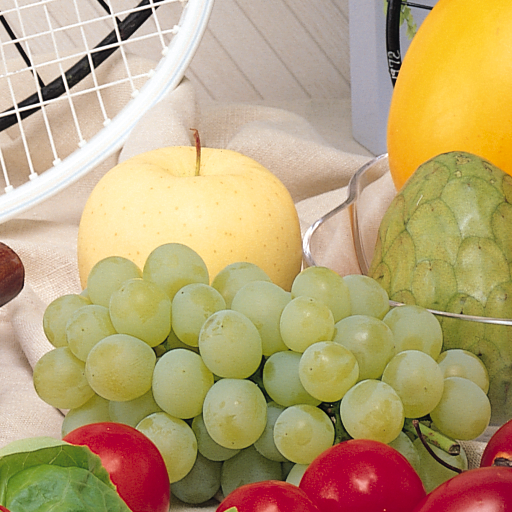
#> input picture LAB_4/Arithematic/fruits.png, 512 x 512 px
$ python arithematic.py
#> lines starting #> are read from the running program, lines starting #| are printed output that depends on the picture
import cv2
import numpy as np

# Load two images (same size)
img1 = cv2.imread('fruits.png')
#> img1 is the input picture: shape (512, 512, 3); mean B, G, R 118.3, 163.3, 185.5
img2 = cv2.imread('veges.png')
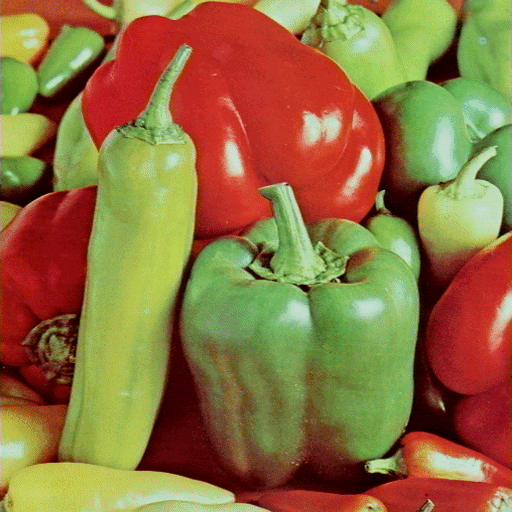
#> input picture LAB_4/Arithematic/veges.png, 512 x 512 px
#> img2 is the input picture: shape (512, 512, 3); mean B, G, R 63.2, 112.4, 143.6

# Ensure both images are same size
img2 = cv2.resize(img2, (img1.shape[1], img1.shape[0]))

# Addition
added = np.clip(img1 + img2, 0, 255).astype(np.uint8)
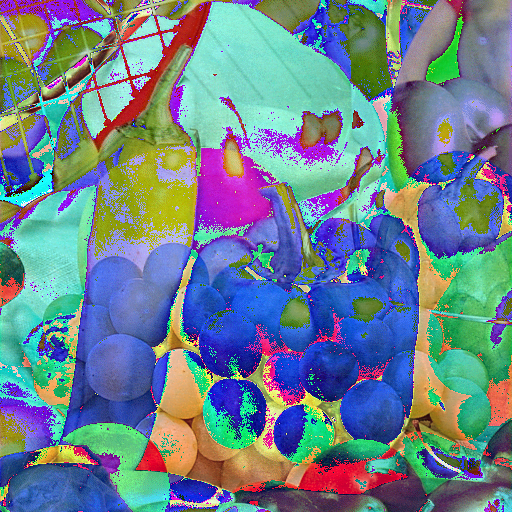
#> added: shape (512, 512, 3); mean B, G, R 143, 129.2, 107.3
cv2.imwrite("added.jpg",added)

# Subtraction
subtracted = np.clip(img1 - img2, 0, 255).astype(np.uint8)
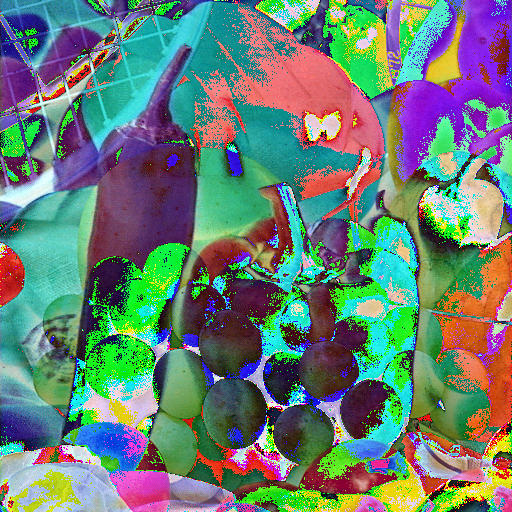
#> subtracted: shape (512, 512, 3); mean B, G, R 116.8, 126.8, 104.5
cv2.imwrite("sub.jpg",subtracted)

# Multiplication
multiplied = np.clip(img1 * img2, 0, 255).astype(np.uint8)
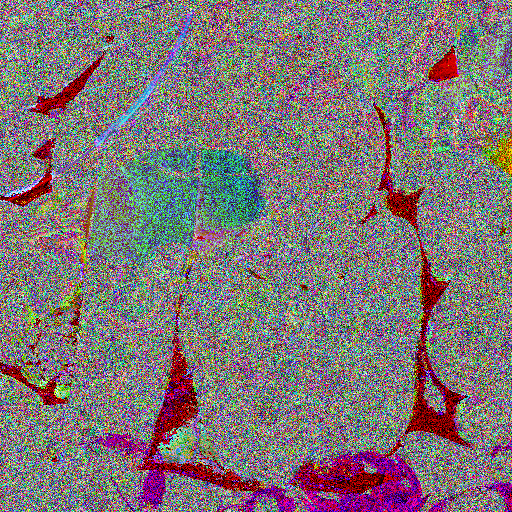
#> multiplied: shape (512, 512, 3); mean B, G, R 118.3, 117.1, 126
cv2.imwrite("mul.jpg",multiplied)

# Division (avoid divide by zero)
divided = np.clip(img1 / (img2 + 1), 0, 255).astype(np.uint8)
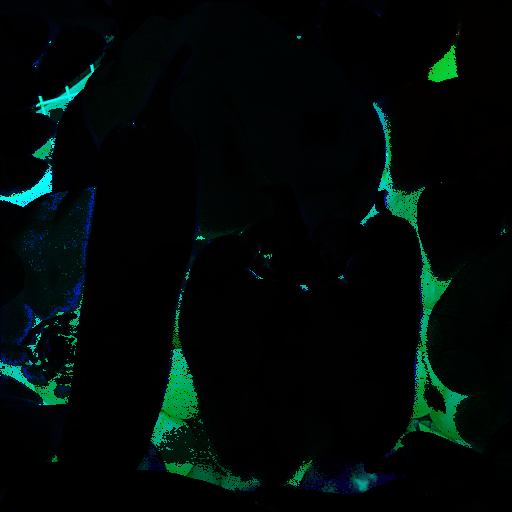
#> divided: shape (512, 512, 3); mean B, G, R 8.3, 10, 1.1
cv2.imwrite("div.jpg",divided)

# Show results

print(img1.shape)
#| (512, 512, 3)
cv2.imshow("Image 1", img1)
cv2.imshow("Image 2", img2)
cv2.imshow("Added", added)
cv2.imshow("Subtracted", subtracted)
cv2.imshow("Multiplied", multiplied)
cv2.imshow("Divided", divided)
cv2.waitKey(0)
cv2.destroyAllWindows()
